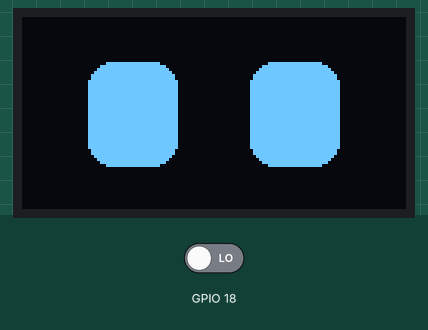
A sketch run on a simulated ESP32. On the bench: 128×64 one-colour display. The test bench sets the inputs (shaded band); at power-on: GPIO 18 LOW. Random numbers use the default seed unless the sketch sets one.

Above: at 1.2 s.
1.3 s: GPIO 18 driven HIGH
At 1.79 s:
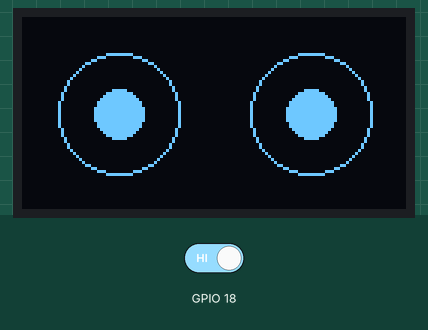
3.4 s: GPIO 18 driven LOW
At 3.61 s:
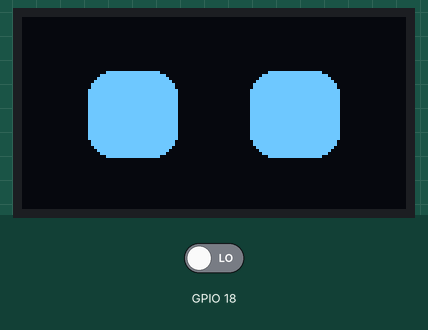
5.2 s: GPIO 18 driven HIGH
At 5.46 s:
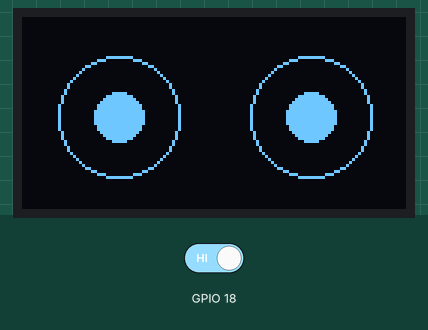
Timing chart, 0 to 8.2 s (numbered marks = the images above; inputs shaded):
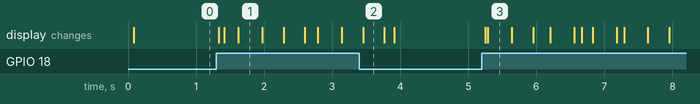

The sketch:

robot-eye-code.ino
```cpp
#include <Adafruit_SSD1306.h>
#include <Adafruit_GFX.h>
#include <Wire.h>

#define SCREEN_WIDTH 128
#define SCREEN_HEIGHT 64

enum EyesState {NORMAL, SCARED};

class MotionSensing{
private:
  const int irPin;
  bool detected;
public:
  MotionSensing(int ir) : irPin(ir), detected(false){}

  void begin(){
    pinMode(irPin, INPUT);
  }

  void update(){
   detected = digitalRead(irPin);
  }

  bool isDetected() const {
    return detected;
  }

};

class OledEyes{
private:
  Adafruit_SSD1306 oled;
  EyesState currentState = NORMAL;
  MotionSensing& sense;

  const int baseW = 30;
  const int baseH = 35;
  const int rad = 8;
  const int eyeGap = 25;

  int currentH = 35;
  int targetX = 0;
  int targetY = 0;
  int currentX = 0;
  int currentY = 0;

  unsigned long lastBlinkTime = 0;
  unsigned long lastLookTime = 0;
  int blinkInterval = 3000;
  int lookInterval = 2000;

  bool isBlinking = false;
  int blinkState = 0;

public:
  OledEyes(MotionSensing& sensed) : oled(SCREEN_WIDTH, SCREEN_HEIGHT, &Wire, -1), sense(sensed){}

  void begin(){
    Wire.begin(21, 22);
    oled.begin(SSD1306_SWITCHCAPVCC, 0x3c);
    oled.clearDisplay();
    oled.display();

  }

  void drawNormal(){
    oled.clearDisplay();

    int leftCenterX = (SCREEN_WIDTH / 2) - (baseW) - (eyeGap / 2) + currentX;
    int rightCenterX = (SCREEN_WIDTH / 2) + (eyeGap / 2) + currentX;
    int centerY = (SCREEN_HEIGHT / 2) - (currentH / 2) + currentY;

    oled.fillRoundRect(leftCenterX, centerY, baseW, currentH, rad, WHITE);
    oled.fillRoundRect(rightCenterX, centerY, baseW, currentH, rad, WHITE);
    oled.display();

  }

  void drawScared(){
    oled.clearDisplay();

    int scaRad = 20;
    int scaPup = 8;

    int circLeftCenterX = (SCREEN_WIDTH / 2) - (scaRad) - (eyeGap / 2) + currentX;
    int circRightCenterX = (SCREEN_WIDTH / 2) + (scaRad) + (eyeGap / 2) + currentX;
    int centerY = (SCREEN_HEIGHT / 2)+ currentY;

    oled.drawCircle(circLeftCenterX, centerY, scaRad, WHITE);
    oled.fillCircle(circLeftCenterX, centerY, scaPup, WHITE);

    oled.drawCircle(circRightCenterX, centerY, scaRad, WHITE);
    oled.fillCircle(circRightCenterX, centerY, scaPup, WHITE);

    oled.display();
  }

  void update(){
    unsigned long now = millis();

    if (sense.isDetected()){
      currentState = SCARED;
    } else {
      currentState = NORMAL;
    }

    if (currentState == SCARED){
      scaredBehavior();
    } else {
      normalBehavior(now);
    }

    currentX += (targetX - currentX) * 0.3;
    currentY += (targetY - currentY) * 0.3;

    if (currentState != SCARED){
      handleBlink(now);
    } else {
      currentH = 35;
    }

    if (currentState == SCARED){
      drawScared();
    } else {
      drawNormal();
    }
  }
private:
  void normalBehavior(unsigned long now){
    if (now - lastLookTime > lookInterval && !isBlinking){
      lastLookTime = now;
      lookInterval = random(1500,4000);

      targetX = random(-25, 25);
      targetY = random(-15, 15);
    }
  }

  void scaredBehavior(){
    targetX = random(-8, 10);
    targetY = random(-8, 10);
  }

  void handleBlink(unsigned long now){
    if (!isBlinking && (now - lastBlinkTime > blinkInterval)){
      isBlinking = true;
      lastBlinkTime = now;
      blinkInterval = random(2000, 6000);
    }

    if (isBlinking){
      if (blinkState == 0){
        currentH -= 6;
        if (currentH <= 2){
          currentH = 2;
          blinkState = 1;
        }
      } else if (blinkState == 1){
        currentH += 6;
        if (currentH >= baseH){
          currentH = baseH;
          blinkState = 0;
          isBlinking = false;
        }
      }
    }
  }
};

MotionSensing motion(18);
OledEyes eyes(motion);

void setup(){
  motion.begin();
  eyes.begin();
}

void loop(){
  motion.update();
  eyes.update();
  delay(16);
}
```
